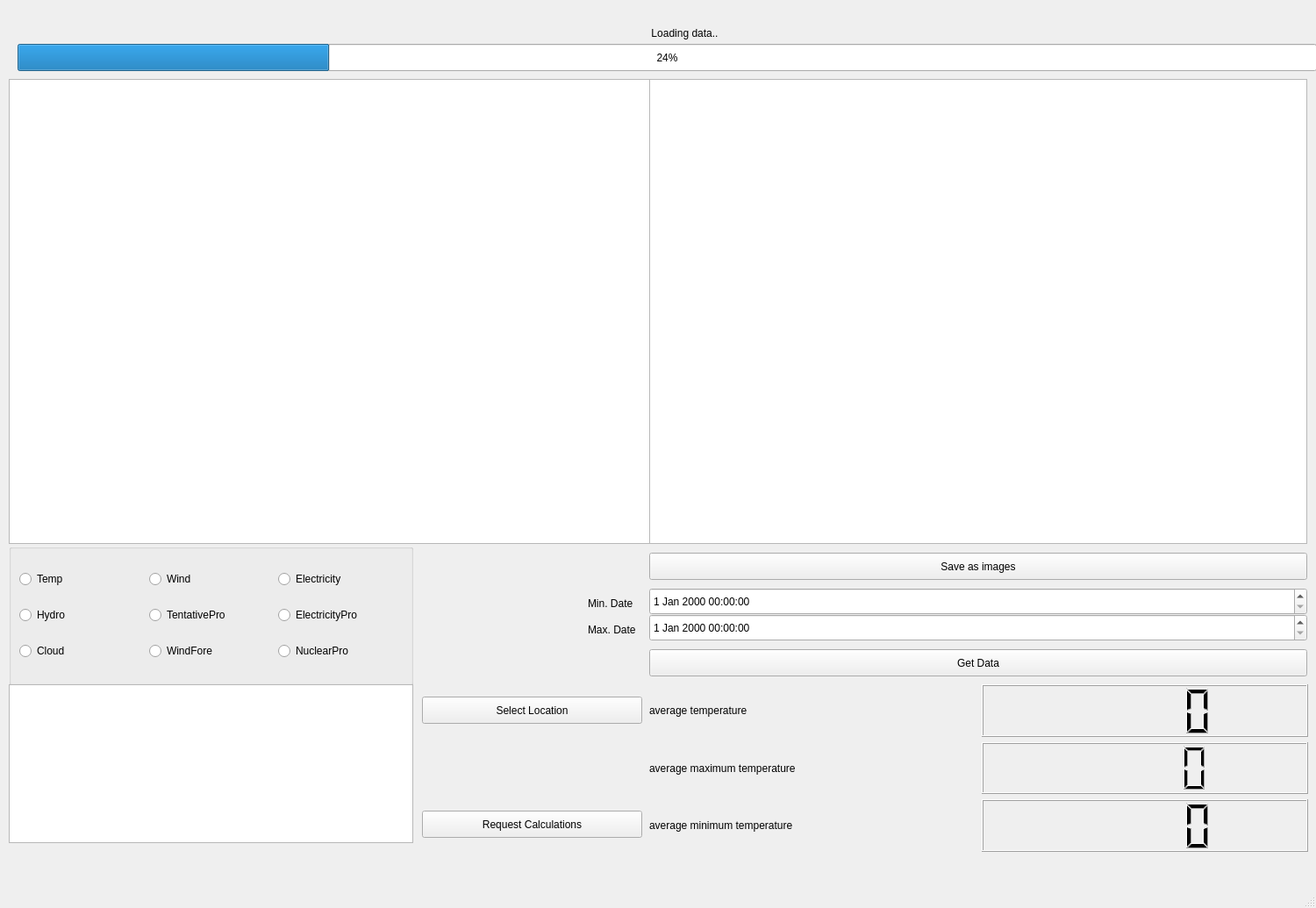
<?xml version="1.0" encoding="UTF-8"?>
<ui version="4.0">
 <class>MainWindow</class>
 <widget class="QMainWindow" name="MainWindow">
  <property name="geometry">
   <rect>
    <x>0</x>
    <y>0</y>
    <width>1500</width>
    <height>1035</height>
   </rect>
  </property>
  <property name="sizePolicy">
   <sizepolicy hsizetype="Preferred" vsizetype="Preferred">
    <horstretch>0</horstretch>
    <verstretch>0</verstretch>
   </sizepolicy>
  </property>
  <property name="windowTitle">
   <string>weatherize 0.001</string>
  </property>
  <widget class="QWidget" name="centralwidget">
   <widget class="QDateTimeEdit" name="maxDateTime">
    <property name="geometry">
     <rect>
      <x>740</x>
      <y>700</y>
      <width>750</width>
      <height>31</height>
     </rect>
    </property>
   </widget>
   <widget class="QChartView" name="chartView">
    <property name="geometry">
     <rect>
      <x>10</x>
      <y>90</y>
      <width>750</width>
      <height>530</height>
     </rect>
    </property>
    <property name="sizePolicy">
     <sizepolicy hsizetype="Preferred" vsizetype="Preferred">
      <horstretch>0</horstretch>
      <verstretch>0</verstretch>
     </sizepolicy>
    </property>
    <property name="maximumSize">
     <size>
      <width>10000</width>
      <height>10000</height>
     </size>
    </property>
   </widget>
   <widget class="QDateTimeEdit" name="minDateTime">
    <property name="geometry">
     <rect>
      <x>740</x>
      <y>670</y>
      <width>750</width>
      <height>31</height>
     </rect>
    </property>
   </widget>
   <widget class="QChartView" name="chartView2">
    <property name="geometry">
     <rect>
      <x>740</x>
      <y>90</y>
      <width>750</width>
      <height>530</height>
     </rect>
    </property>
    <property name="sizePolicy">
     <sizepolicy hsizetype="Preferred" vsizetype="Preferred">
      <horstretch>0</horstretch>
      <verstretch>0</verstretch>
     </sizepolicy>
    </property>
   </widget>
   <widget class="QPushButton" name="screenshot">
    <property name="geometry">
     <rect>
      <x>740</x>
      <y>630</y>
      <width>750</width>
      <height>31</height>
     </rect>
    </property>
    <property name="text">
     <string>Save as images</string>
    </property>
   </widget>
   <widget class="QLabel" name="label">
    <property name="geometry">
     <rect>
      <x>740</x>
      <y>30</y>
      <width>81</width>
      <height>16</height>
     </rect>
    </property>
    <property name="maximumSize">
     <size>
      <width>16777215</width>
      <height>40</height>
     </size>
    </property>
    <property name="text">
     <string>Loading data..</string>
    </property>
    <property name="alignment">
     <set>Qt::AlignCenter</set>
    </property>
   </widget>
   <widget class="QProgressBar" name="progressBar">
    <property name="geometry">
     <rect>
      <x>20</x>
      <y>50</y>
      <width>1481</width>
      <height>31</height>
     </rect>
    </property>
    <property name="value">
     <number>24</number>
    </property>
   </widget>
   <widget class="QGroupBox" name="groupBox">
    <property name="geometry">
     <rect>
      <x>10</x>
      <y>620</y>
      <width>461</width>
      <height>161</height>
     </rect>
    </property>
    <property name="title">
     <string/>
    </property>
    <layout class="QGridLayout" name="gridLayout">
     <item row="1" column="2">
      <widget class="QRadioButton" name="ElectricityPro">
       <property name="text">
        <string>ElectricityPro</string>
       </property>
      </widget>
     </item>
     <item row="2" column="2">
      <widget class="QRadioButton" name="NuclearPro">
       <property name="text">
        <string>NuclearPro</string>
       </property>
      </widget>
     </item>
     <item row="0" column="0">
      <widget class="QRadioButton" name="Temp">
       <property name="text">
        <string>Temp</string>
       </property>
      </widget>
     </item>
     <item row="0" column="1">
      <widget class="QRadioButton" name="Wind">
       <property name="text">
        <string>Wind</string>
       </property>
      </widget>
     </item>
     <item row="0" column="2">
      <widget class="QRadioButton" name="Electricity">
       <property name="text">
        <string>Electricity</string>
       </property>
      </widget>
     </item>
     <item row="2" column="1">
      <widget class="QRadioButton" name="WindFore">
       <property name="text">
        <string>WindFore</string>
       </property>
      </widget>
     </item>
     <item row="1" column="0">
      <widget class="QRadioButton" name="Hydro">
       <property name="text">
        <string>Hydro</string>
       </property>
      </widget>
     </item>
     <item row="1" column="1">
      <widget class="QRadioButton" name="TentativePro">
       <property name="text">
        <string>TentativePro</string>
       </property>
      </widget>
     </item>
     <item row="2" column="0">
      <widget class="QRadioButton" name="Cloud">
       <property name="text">
        <string>Cloud</string>
       </property>
      </widget>
     </item>
    </layout>
   </widget>
   <widget class="QLabel" name="label_2">
    <property name="geometry">
     <rect>
      <x>670</x>
      <y>680</y>
      <width>55</width>
      <height>16</height>
     </rect>
    </property>
    <property name="text">
     <string>Min. Date</string>
    </property>
   </widget>
   <widget class="QLabel" name="label_3">
    <property name="geometry">
     <rect>
      <x>670</x>
      <y>710</y>
      <width>61</width>
      <height>16</height>
     </rect>
    </property>
    <property name="text">
     <string>Max. Date</string>
    </property>
   </widget>
   <widget class="QPushButton" name="getData">
    <property name="geometry">
     <rect>
      <x>740</x>
      <y>740</y>
      <width>750</width>
      <height>31</height>
     </rect>
    </property>
    <property name="text">
     <string>Get Data</string>
    </property>
   </widget>
   <widget class="QChartView" name="chartView3">
    <property name="geometry">
     <rect>
      <x>10</x>
      <y>780</y>
      <width>461</width>
      <height>181</height>
     </rect>
    </property>
    <property name="sizePolicy">
     <sizepolicy hsizetype="Preferred" vsizetype="Preferred">
      <horstretch>0</horstretch>
      <verstretch>0</verstretch>
     </sizepolicy>
    </property>
    <property name="maximumSize">
     <size>
      <width>10000</width>
      <height>10000</height>
     </size>
    </property>
   </widget>
   <widget class="QWidget" name="gridLayoutWidget">
    <property name="geometry">
     <rect>
      <x>740</x>
      <y>780</y>
      <width>751</width>
      <height>191</height>
     </rect>
    </property>
    <layout class="QGridLayout" name="gridLayout_2">
     <item row="0" column="1">
      <widget class="QLCDNumber" name="lcdNumber1"/>
     </item>
     <item row="1" column="0">
      <widget class="QLabel" name="label_5">
       <property name="text">
        <string>average maximum temperature</string>
       </property>
      </widget>
     </item>
     <item row="3" column="0">
      <widget class="QLabel" name="label_6">
       <property name="text">
        <string>average minimum temperature</string>
       </property>
      </widget>
     </item>
     <item row="3" column="1">
      <widget class="QLCDNumber" name="lcdNumber3"/>
     </item>
     <item row="1" column="1">
      <widget class="QLCDNumber" name="lcdNumber2"/>
     </item>
     <item row="0" column="0">
      <widget class="QLabel" name="label_4">
       <property name="text">
        <string>average temperature</string>
       </property>
      </widget>
     </item>
    </layout>
   </widget>
   <widget class="QPushButton" name="SelectLocation">
    <property name="geometry">
     <rect>
      <x>481</x>
      <y>794</y>
      <width>251</width>
      <height>31</height>
     </rect>
    </property>
    <property name="text">
     <string>Select Location</string>
    </property>
   </widget>
   <widget class="QPushButton" name="request">
    <property name="geometry">
     <rect>
      <x>481</x>
      <y>924</y>
      <width>251</width>
      <height>31</height>
     </rect>
    </property>
    <property name="text">
     <string>Request Calculations</string>
    </property>
   </widget>
  </widget>
  <widget class="QMenuBar" name="menubar">
   <property name="geometry">
    <rect>
     <x>0</x>
     <y>0</y>
     <width>1500</width>
     <height>25</height>
    </rect>
   </property>
  </widget>
  <widget class="QStatusBar" name="statusbar"/>
 </widget>
 <customwidgets>
  <customwidget>
   <class>QChartView</class>
   <extends>QGraphicsView</extends>
   <header>QtCharts</header>
  </customwidget>
 </customwidgets>
 <resources/>
 <connections/>
</ui>
